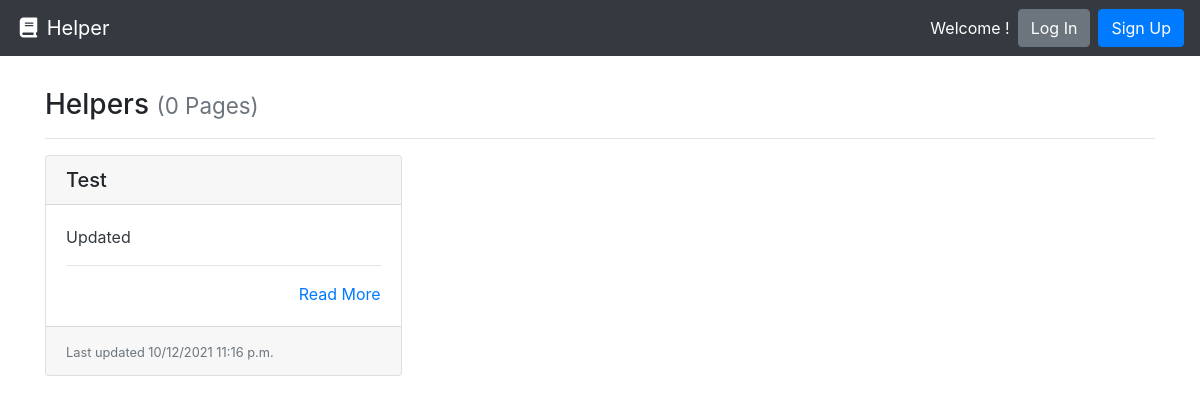
Before: / with the older database file.
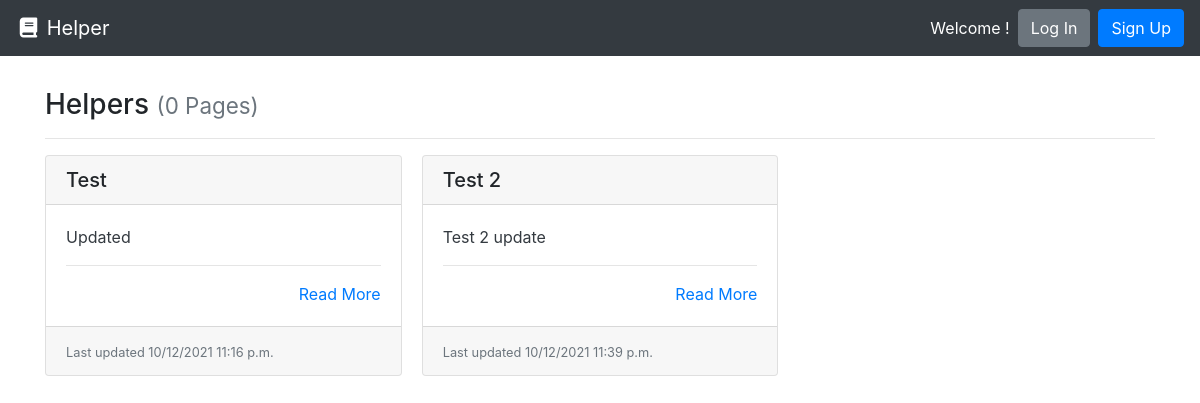
After: the same page with the newer database file.
### list/models.py (models this page shows, shortened)
class Listing(models.Model):
    title = models.CharField(max_length=120)
    created = models.DateTimeField(auto_now_add=True,
                                   help_text="The date and time this page was created. Automatically generated when the model saves.")
    summary = models.TextField()
    slug = models.CharField(max_length=settings.POST_TITLE_MAX_LENGTH, blank=True, editable=False,
                            help_text="Unique URL path to access this page. Generated by the system.")

### list/views.py (the view)
# urls.py: path('', HelperListView.as_view(), name='listing-page'),
class HelperListView(ListView):
    model = Listing
    def get(self, request):
        lists = self.get_queryset().all()
        return render(request, 'list.html', {
          'lists': lists
        })

### list/templates/list.html
{% extends "base.html" %}
{% block content %}
  <h3>Helpers {% if lists %}<small class="text-muted">({{ list|length }} Page{{ list|length|pluralize:"s" }})</small>{% endif %}</h3>
  <hr>
  {% if lists %}
    <div class="card-columns">
      {% for list in lists %}
        {% include "partials/card.html" %}
      {% endfor %}
    </div>
  {% else %}
    <div class="alert alert-primary" role="alert">No helpers to display.</div>
  {% endif %}
{% endblock %}

### list/templates/partials/card.html
<div class="card mb-3">
    <h5 class="card-header ">{{ list.title }}</h5>
    <div class="card-body border-dark">
      <p class="card-text text-dark">
        {{ list.summary|truncatewords_html:30 }}
        <hr>
        <div class="text-right"><a href="{% url 'helper-detail' list.slug %}" title="Read More">Read More</a></div>
    </div>
    <div class="card-footer">
      <small class="text-muted">Last updated {{ list.created|date:"SHORT_DATETIME_FORMAT" }}</small>
    </div>
  </div>

Changed rows visible on the page:
added Listing: title "Test 2", summary "Test 2 update", created "10/12/2021 11:39 p.m."
